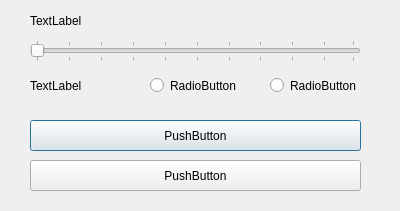
<?xml version="1.0" encoding="UTF-8"?>
<ui version="4.0">
 <class>SettingsDialog</class>
 <widget class="QDialog" name="SettingsDialog">
  <property name="geometry">
   <rect>
    <x>0</x>
    <y>0</y>
    <width>400</width>
    <height>211</height>
   </rect>
  </property>
  <property name="windowTitle">
   <string>Dialog</string>
  </property>
  <property name="modal">
   <bool>true</bool>
  </property>
  <widget class="QLabel" name="lbl_transparency">
   <property name="geometry">
    <rect>
     <x>30</x>
     <y>10</y>
     <width>121</width>
     <height>21</height>
    </rect>
   </property>
   <property name="text">
    <string>TextLabel</string>
   </property>
  </widget>
  <widget class="QSlider" name="slider_transparency">
   <property name="geometry">
    <rect>
     <x>30</x>
     <y>40</y>
     <width>331</width>
     <height>22</height>
    </rect>
   </property>
   <property name="orientation">
    <enum>Qt::Horizontal</enum>
   </property>
   <property name="tickPosition">
    <enum>QSlider::TicksBothSides</enum>
   </property>
   <property name="tickInterval">
    <number>10</number>
   </property>
  </widget>
  <widget class="QLabel" name="lbl_lang">
   <property name="geometry">
    <rect>
     <x>30</x>
     <y>70</y>
     <width>121</width>
     <height>31</height>
    </rect>
   </property>
   <property name="text">
    <string>TextLabel</string>
   </property>
  </widget>
  <widget class="QWidget" name="widget_lang" native="true">
   <property name="geometry">
    <rect>
     <x>130</x>
     <y>70</y>
     <width>231</width>
     <height>31</height>
    </rect>
   </property>
   <widget class="QRadioButton" name="radio_lang_0">
    <property name="geometry">
     <rect>
      <x>20</x>
      <y>0</y>
      <width>101</width>
      <height>31</height>
     </rect>
    </property>
    <property name="text">
     <string>RadioButton</string>
    </property>
   </widget>
   <widget class="QRadioButton" name="radio_lang_1">
    <property name="geometry">
     <rect>
      <x>140</x>
      <y>0</y>
      <width>101</width>
      <height>31</height>
     </rect>
    </property>
    <property name="text">
     <string>RadioButton</string>
    </property>
   </widget>
  </widget>
  <widget class="QPushButton" name="button_save">
   <property name="geometry">
    <rect>
     <x>30</x>
     <y>120</y>
     <width>331</width>
     <height>31</height>
    </rect>
   </property>
   <property name="text">
    <string>PushButton</string>
   </property>
  </widget>
  <widget class="QPushButton" name="button_load">
   <property name="geometry">
    <rect>
     <x>30</x>
     <y>160</y>
     <width>331</width>
     <height>31</height>
    </rect>
   </property>
   <property name="text">
    <string>PushButton</string>
   </property>
  </widget>
 </widget>
 <resources/>
 <connections/>
</ui>
